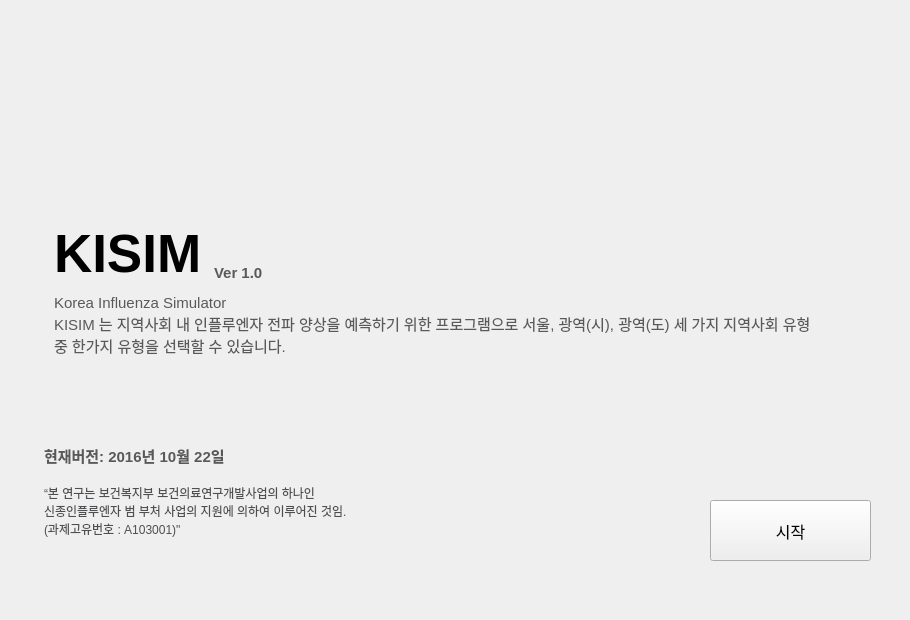
   <widget class="QWidget" name="introWidget" native="true">
    <property name="geometry">
     <rect>
      <x>0</x>
      <y>-10</y>
      <width>910</width>
      <height>620</height>
     </rect>
    </property>
    <property name="autoFillBackground">
     <bool>true</bool>
    </property>
    <widget class="QPushButton" name="startButton">
     <property name="geometry">
      <rect>
       <x>710</x>
       <y>500</y>
       <width>161</width>
       <height>61</height>
      </rect>
     </property>
     <property name="font">
      <font>
       <pointsize>12</pointsize>
      </font>
     </property>
     <property name="styleSheet">
      <string notr="true">font-color:rgb(155, 187, 89);</string>
     </property>
     <property name="text">
      <string>시작</string>
     </property>
    </widget>
    <widget class="QTextEdit" name="textEdit_8">
     <property name="enabled">
      <bool>false</bool>
     </property>
     <property name="geometry">
      <rect>
       <x>50</x>
       <y>290</y>
       <width>781</width>
       <height>71</height>
      </rect>
     </property>
     <property name="styleSheet">
      <string notr="true">border:0;</string>
     </property>
     <property name="readOnly">
      <bool>false</bool>
     </property>
     <property name="html">
      <string>&lt;!DOCTYPE HTML PUBLIC &quot;-//W3C//DTD HTML 4.0//EN&quot; &quot;http://www.w3.org/TR/REC-html40/strict.dtd&quot;&gt;
&lt;html&gt;&lt;head&gt;&lt;meta name=&quot;qrichtext&quot; content=&quot;1&quot; /&gt;&lt;style type=&quot;text/css&quot;&gt;
p, li { white-space: pre-wrap; }
&lt;/style&gt;&lt;/head&gt;&lt;body style=&quot; font-family:'MS Shell Dlg 2'; font-size:8.25pt; font-weight:400; font-style:normal;&quot;&gt;
&lt;p style=&quot; margin-top:0px; margin-bottom:0px; margin-left:0px; margin-right:0px; -qt-block-indent:0; text-indent:0px;&quot;&gt;&lt;span style=&quot; font-family:'맑은 고딕'; font-size:11pt; color:#595959;&quot;&gt;Korea Influenza Simulator &lt;/span&gt;&lt;/p&gt;
&lt;p style=&quot; margin-top:0px; margin-bottom:0px; margin-left:0px; margin-right:0px; -qt-block-indent:0; text-indent:0px;&quot;&gt;&lt;span style=&quot; font-family:'맑은 고딕'; font-size:11pt; color:#595959;&quot;&gt;KISIM 는 지역사회 내 인플루엔자 전파 양상을 예측하기 위한 프로그램으로 서울, 광역(시), 광역(도) 세 가지 지역사회 유형 중 한가지 유형을 선택할 수 있습니다.&lt;/span&gt;&lt;span style=&quot; font-size:11pt;&quot;&gt; &lt;/span&gt;&lt;/p&gt;&lt;/body&gt;&lt;/html&gt;</string>
     </property>
    </widget>
    <widget class="QTextEdit" name="textEdit_9">
     <property name="geometry">
      <rect>
       <x>50</x>
       <y>220</y>
       <width>301</width>
       <height>81</height>
      </rect>
     </property>
     <property name="styleSheet">
      <string notr="true">background-color:transparent; border:0;</string>
     </property>
     <property name="html">
      <string>&lt;!DOCTYPE HTML PUBLIC &quot;-//W3C//DTD HTML 4.0//EN&quot; &quot;http://www.w3.org/TR/REC-html40/strict.dtd&quot;&gt;
&lt;html&gt;&lt;head&gt;&lt;meta name=&quot;qrichtext&quot; content=&quot;1&quot; /&gt;&lt;style type=&quot;text/css&quot;&gt;
p, li { white-space: pre-wrap; }
&lt;/style&gt;&lt;/head&gt;&lt;body style=&quot; font-family:'MS Shell Dlg 2'; font-size:8.25pt; font-weight:400; font-style:normal;&quot;&gt;
&lt;p style=&quot; margin-top:0px; margin-bottom:0px; margin-left:0px; margin-right:0px; -qt-block-indent:0; text-indent:0px;&quot;&gt;&lt;span style=&quot; font-family:'맑은 고딕'; font-size:40pt; font-weight:600; color:#000000;&quot;&gt;KISIM&lt;/span&gt;&lt;/p&gt;&lt;/body&gt;&lt;/html&gt;</string>
     </property>
    </widget>
    <widget class="QTextEdit" name="textEdit_10">
     <property name="geometry">
      <rect>
       <x>210</x>
       <y>260</y>
       <width>104</width>
       <height>31</height>
      </rect>
     </property>
     <property name="styleSheet">
      <string notr="true">background-color:transparent; border:0;</string>
     </property>
     <property name="html">
      <string>&lt;!DOCTYPE HTML PUBLIC &quot;-//W3C//DTD HTML 4.0//EN&quot; &quot;http://www.w3.org/TR/REC-html40/strict.dtd&quot;&gt;
&lt;html&gt;&lt;head&gt;&lt;meta name=&quot;qrichtext&quot; content=&quot;1&quot; /&gt;&lt;style type=&quot;text/css&quot;&gt;
p, li { white-space: pre-wrap; }
&lt;/style&gt;&lt;/head&gt;&lt;body style=&quot; font-family:'MS Shell Dlg 2'; font-size:8.25pt; font-weight:400; font-style:normal;&quot;&gt;
&lt;p style=&quot; margin-top:0px; margin-bottom:0px; margin-left:0px; margin-right:0px; -qt-block-indent:0; text-indent:0px;&quot;&gt;&lt;span style=&quot; font-family:'맑은 고딕'; font-size:11pt; font-weight:600; color:#595959;&quot;&gt;Ver 1.0&lt;/span&gt;&lt;/p&gt;&lt;/body&gt;&lt;/html&gt;</string>
     </property>
    </widget>
    <widget class="QTextEdit" name="textEdit_11">
     <property name="geometry">
      <rect>
       <x>40</x>
       <y>440</y>
       <width>251</width>
       <height>41</height>
      </rect>
     </property>
     <property name="styleSheet">
      <string notr="true">background-color:transparent; border:0;</string>
     </property>
     <property name="html">
      <string>&lt;!DOCTYPE HTML PUBLIC &quot;-//W3C//DTD HTML 4.0//EN&quot; &quot;http://www.w3.org/TR/REC-html40/strict.dtd&quot;&gt;
&lt;html&gt;&lt;head&gt;&lt;meta name=&quot;qrichtext&quot; content=&quot;1&quot; /&gt;&lt;style type=&quot;text/css&quot;&gt;
p, li { white-space: pre-wrap; }
&lt;/style&gt;&lt;/head&gt;&lt;body style=&quot; font-family:'MS Shell Dlg 2'; font-size:8.25pt; font-weight:400; font-style:normal;&quot;&gt;
&lt;p style=&quot; margin-top:0px; margin-bottom:0px; margin-left:0px; margin-right:0px; -qt-block-indent:0; text-indent:0px;&quot;&gt;&lt;span style=&quot; font-family:'맑은 고딕'; font-size:11pt; font-weight:600; color:#595959;&quot;&gt;현재버전: 2016년 10월 22일&lt;/span&gt;&lt;/p&gt;&lt;/body&gt;&lt;/html&gt;</string>
     </property>
    </widget>
    <widget class="QTextEdit" name="textEdit_12">
     <property name="geometry">
      <rect>
       <x>40</x>
       <y>480</y>
       <width>321</width>
       <height>71</height>
      </rect>
     </property>
     <property name="styleSheet">
      <string notr="true">background-color:transparent; border:0;</string>
     </property>
     <property name="html">
      <string>&lt;!DOCTYPE HTML PUBLIC &quot;-//W3C//DTD HTML 4.0//EN&quot; &quot;http://www.w3.org/TR/REC-html40/strict.dtd&quot;&gt;
&lt;html&gt;&lt;head&gt;&lt;meta name=&quot;qrichtext&quot; content=&quot;1&quot; /&gt;&lt;style type=&quot;text/css&quot;&gt;
p, li { white-space: pre-wrap; }
&lt;/style&gt;&lt;/head&gt;&lt;body style=&quot; font-family:'MS Shell Dlg 2'; font-size:8.25pt; font-weight:400; font-style:normal;&quot;&gt;
&lt;p style=&quot; margin-top:0px; margin-bottom:0px; margin-left:0px; margin-right:0px; -qt-block-indent:0; text-indent:0px;&quot;&gt;&lt;span style=&quot; font-family:'굴림'; font-size:9pt; color:#4e4f50;&quot;&gt;“&lt;/span&gt;&lt;span style=&quot; font-family:'돋움'; font-size:9pt; color:#4e4f50;&quot;&gt;본 연구는 보건복지부 보건의료연구개발사업의 하나인 신종인플루엔자 범 부처 사업의 지원에 의하여 이루어진 것임&lt;/span&gt;&lt;span style=&quot; font-family:'굴림'; font-size:9pt; color:#4e4f50;&quot;&gt;.(&lt;/span&gt;&lt;span style=&quot; font-family:'돋움'; font-size:9pt; color:#4e4f50;&quot;&gt;과제고유번호 &lt;/span&gt;&lt;span style=&quot; font-family:'굴림'; font-size:9pt; color:#4e4f50;&quot;&gt;: A103001)&amp;quot;&lt;/span&gt;&lt;/p&gt;&lt;/body&gt;&lt;/html&gt;</string>
     </property>
    </widget>
   </widget>
